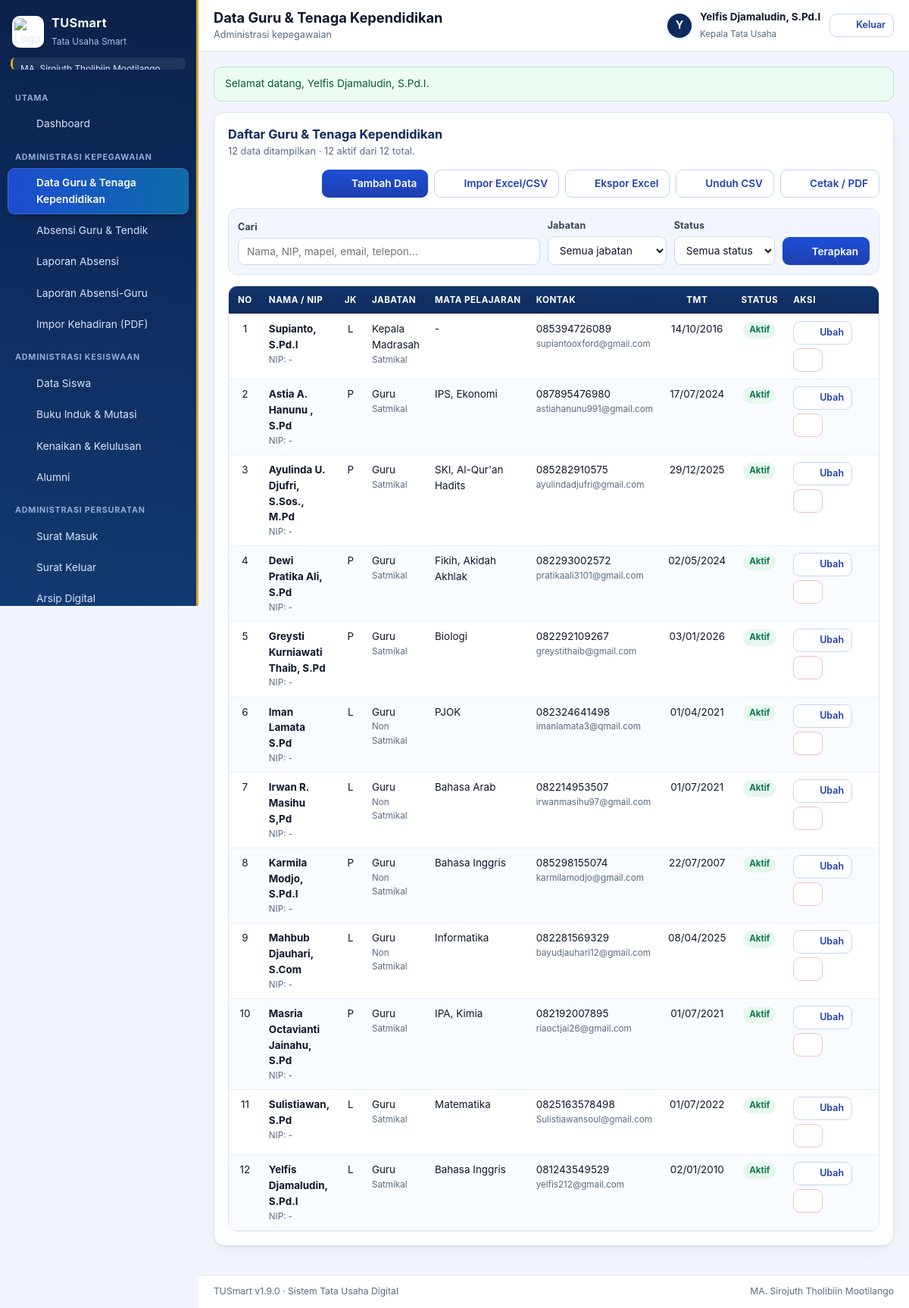
Screenshot of /guru.php (signed in) with the database file from the repository.
### tables this page shows
CREATE TABLE users (
    id INTEGER PRIMARY KEY AUTOINCREMENT,
    username TEXT NOT NULL UNIQUE,
    nama TEXT NOT NULL,
    password TEXT NOT NULL,
    role TEXT NOT NULL DEFAULT 'kepala_tu',
    jabatan TEXT,
    telepon TEXT,
    foto TEXT,
    aktif INTEGER NOT NULL DEFAULT 1,
    dibuat TEXT,
    terakhir TEXT
);

CREATE TABLE guru (
    id INTEGER PRIMARY KEY AUTOINCREMENT,
    nip TEXT,
    nuptk TEXT,
    nama TEXT NOT NULL,
    jenis_kelamin TEXT NOT NULL DEFAULT 'L',
    jabatan TEXT,
    mapel TEXT,
    email TEXT,
    telepon TEXT,
    alamat TEXT,
    tmt TEXT,
    status TEXT NOT NULL DEFAULT 'aktif',
    keterangan TEXT,
    foto TEXT,
    urutan INTEGER NOT NULL DEFAULT 0,
    aktif INTEGER NOT NULL DEFAULT 1,
    dibuat TEXT,
    diubah TEXT
);

### guru.php (the view, shortened to what this page needs)
<?php
require_login();
$cari = f('cari');
$jabatan = f('jabatan');
$status = f('status');
$w = [];
$arg = [];
$sql = 'SELECT * FROM guru' . ($w ? ' WHERE ' . implode(' AND ', $w) : '') . ' ORDER BY urutan, nama';
$daftar = semua($sql, $arg);
$daftarJabatan = [];
foreach (semua("SELECT DISTINCT jabatan FROM guru WHERE jabatan IS NOT NULL AND jabatan <> '' ORDER BY jabatan") as $r) {
    $daftarJabatan[$r['jabatan']] = $r['jabatan'];
}
page_top('Data Guru & Tenaga Kependidikan', 'Administrasi kepegawaian');
?>
<div class="card">
  <div class="card-kepala">
    <div>
      <h2>Daftar Guru &amp; Tenaga Kependidikan</h2>
      <p class="card-ket"><?= count($daftar) ?> data ditampilkan · <?= (int) kolom('SELECT COUNT(*) FROM guru WHERE aktif = 1') ?> aktif dari <?= (int) kolom('SELECT COUNT(*) FROM guru') ?> total.</p>
    </div>
    <div class="card-aksi">
      <a class="btn" href="guru_edit.php"><?= ikon('tambah') ?> Tambah Data</a>
      <a class="btn btn-garis" href="guru_impor.php"><?= ikon('unggah') ?> Impor Excel/CSV</a>
      <button class="btn btn-garis" type="button" data-ekspor="#dataEkspor" data-nama="data-guru-tenaga-kependidikan"><?= ikon('unduh') ?> Ekspor Excel</button>
      <a class="btn btn-garis" href="?<?= e(http_build_query(array_filter(['cari' => $cari, 'jabatan' => $jabatan, 'status' => $status, 'unduh' => 'csv']))) ?>"><?= ikon('unduh') ?> Unduh CSV</a>
      <?= tombol_cetak('cetak_guru.php?' . http_build_query(array_filter(['cari' => $cari, 'jabatan' => $jabatan, 'status' => $status])), 'Cetak / PDF') ?>
    </div>
  </div>
  <form class="saring" method="get">
    <div class="medan cari">
      <label for="cari">Cari</label>
      <input type="search" id="cari" name="cari" value="<?= e($cari) ?>" placeholder="Nama, NIP, mapel, email, telepon…">
    </div>
    <div class="medan">
      <label for="jabatan">Jabatan</label>
      <select id="jabatan" name="jabatan" data-auto><?= opsi($daftarJabatan, $jabatan, 'Semua jabatan') ?></select>
    </div>
    <div class="medan">
      <label for="status">Status</label>
      <select id="status" name="status" data-auto><?= opsi(['aktif' => 'Aktif', 'nonaktif' => 'Nonaktif'], $status, 'Semua status') ?></select>
    </div>
    <button class="btn" type="submit"><?= ikon('saring') ?> Terapkan</button>
  </form>
  <?php if (!$daftar): ?>
    <div class="kosong">Belum ada data yang cocok. <a href="guru_edit.php">Tambah data baru</a> atau <a href="guru_impor.php">impor dari Excel/CSV</a>.</div>
  <?php else: ?>
    <div class="tabel-bungkus">
      <table class="tbl">
        <thead><tr>
          <th class="tengah" style="width:44px">No</th><th>Nama / NIP</th><th class="tengah">JK</th>
          <th>Jabatan</th><th>Mata Pelajaran</th><th>Kontak</th><th class="tengah">TMT</th><th class="tengah">Status</th><th style="width:130px">Aksi</th>
        </tr></thead>
        <tbody>
        <?php foreach ($daftar as $i => $g): ?>
          <tr>
            <td class="tengah"><?= $i + 1 ?></td>
            <td><b><?= e($g['nama']) ?></b>
              <span class="sel-sub">NIP: <?= e($g['nip'] !== '' && $g['nip'] !== null ? $g['nip'] : '-') ?><?= $g['nuptk'] ? ' · NUPTK: ' . e($g['nuptk']) : '' ?></span>
            </td>
            <td class="tengah"><?= e($g['jenis_kelamin']) ?></td>
            <td><?= e($g['jabatan'] ?: '-') ?><?= $g['keterangan'] ? '<span class="sel-sub">' . e($g['keterangan']) . '</span>' : '' ?></td>
            <td><?= e($g['mapel'] ?: '-') ?></td>
            <td><?= e($g['telepon'] ?: '-') ?><span class="sel-sub"><?= e($g['email'] ?: '') ?></span></td>
            <td class="tengah nowrap"><?= e($g['tmt'] ? tanggal_pendek($g['tmt']) : '-') ?></td>
            <td class="tengah"><span class="pil <?= (int) $g['aktif'] === 1 ? 'pil-aktif' : 'pil-nonaktif' ?>"><?= (int) $g['aktif'] === 1 ? 'Aktif' : 'Nonaktif' ?></span></td>
            <td>
              <div class="aksi">
                <a class="btn btn-garis btn-kecil" href="guru_edit.php?id=<?= (int) $g['id'] ?>"><?= ikon('ubah') ?> Ubah</a>
                <form method="post" data-konfirmasi="Hapus data <?= e($g['nama']) ?>? Tindakan ini tidak dapat dibatalkan.">
                  <button class="btn btn-bahaya btn-garis btn-kecil" type="submit"><?= ikon('hapus') ?></button>
                </form>
              </div>
            </td>
          </tr>
        <?php endforeach; ?>
        </tbody>
      </table>
    </div>
  <?php endif; ?>
</div>
<?php page_bottom(); ?>

### inc/layout.php (shortened to what this page needs)
<?php
function ikon(string $nama, string $kelas = ''): string
{
    $isi = $p[$nama] ?? $p['cek'];
    return '<svg class="ico' . ($kelas !== '' ? ' ' . $kelas : '') . '" viewBox="0 0 24 24" fill="none" stroke="currentColor" stroke-width="1.7" stroke-linecap="round" stroke-linejoin="round" aria-hidden="true">' . $isi . '</svg>';
}
function menu_sidebar(): array
{
    return [
        ['Utama', [
            ['index.php', 'Dashboard', 'dashboard', false],
        ]],
        ['Administrasi Kepegawaian', [
            ['guru.php', 'Data Guru & Tenaga Kependidikan', 'guru', false],
            ['absensi_guru.php', 'Absensi Guru & Tendik', 'absen', false],
            ['laporan_absensi.php', 'Laporan Absensi', 'cetak', false],
            ['laporan_absensi_guru.php', 'Laporan Absensi-Guru', 'absen', false],
            ['absensi_impor.php', 'Impor Kehadiran (PDF)', 'unggah', false],
        ]],
        ['Administrasi Kesiswaan', [
            ['siswa.php', 'Data Siswa', 'siswa', false],
            ['buku_induk.php', 'Buku Induk & Mutasi', 'buku', false],
            ['kenaikan.php', 'Kenaikan & Kelulusan', 'buku', false],
            ['alumni.php', 'Alumni', 'pengguna', false],
        ]],
        ['Administrasi Persuratan', [
            ['surat_masuk.php', 'Surat Masuk', 'surat_masuk', false],
            ['surat_keluar.php', 'Surat Keluar', 'surat_keluar', false],
            ['arsip.php', 'Arsip Digital', 'arsip', false],
        ]],
        ['Administrasi Sarana Prasarana', [
            ['sarpras.php', 'Inventaris Sarpras', 'sarpras', false],
            ['perpustakaan.php', 'Inventaris Perpustakaan', 'buku', false],
        ]],
        ['Administrasi Rapat', [
            ['notulen.php', 'Notulen Rapat', 'notulen', false],
        ]],
        ['Pengaturan', [
            ['pengaturan_akun.php', 'Pengaturan Akun', 'akun', false],
            ['pengguna.php', 'Manajemen Pengguna', 'pengguna', true],
            ['pengaturan_lembaga.php', 'Pengaturan Data Lembaga', 'lembaga', false],
        ]],
    ];
}
function halaman_aktif(): string
{
    return basename((string) ($_SERVER['SCRIPT_NAME'] ?? 'index.php'));
}
function page_top(string $judul, string $subjudul = ''): void
{
    $u = current_user();
    $aktif = halaman_aktif();
    $lembaga = lembaga_nama();
    $logo = setting('logo');
    ?><!DOCTYPE html>
<html lang="id">
<head>
<link rel="stylesheet" href="assets/style.css?v=<?= e(APP_VERSION) ?>">
</head>
<body>
<div class="kerangka">
  <aside class="sidebar" id="sidebar">
    <div class="merek">
      <?php if ($logo !== ''): ?>
        <img class="merek-logo" src="<?= e($logo) ?>" alt="Logo <?= e($lembaga) ?>">
      <?php else: ?>
        <span class="merek-logo merek-huruf">TU</span>
      <?php endif; ?>
      <div class="merek-teks">
        <strong><?= e(APP_NAME) ?></strong>
        <small>Tata Usaha Smart</small>
      </div>
    </div>
    <div class="merek-lembaga" title="<?= e($lembaga) ?>"><?= e($lembaga) ?></div>
    <nav class="nav" aria-label="Menu aplikasi">
      <?php foreach (menu_sidebar() as [$seksi, $item]): ?>
        <?php
        $tampil = [];
        foreach ($item as $it) {
            if (!empty($it[3]) && !is_super()) { continue; }
            $tampil[] = $it;
        }
        ?>
        <div class="nav-seksi"><?= e($seksi) ?></div>
        <?php foreach ($tampil as [$berkas, $label, $ic, ]): ?>
          <a class="nav-item<?= $aktif === $berkas ? ' on' : '' ?>" href="<?= e($berkas) ?>">
            <?= ikon($ic) ?><span><?= e($label) ?></span>
          </a>
        <?php endforeach; ?>
      <?php endforeach; ?>
    </nav>
  </aside>
  <div class="utama">
    <header class="topbar">
      <div class="topbar-judul">
        <h1><?= e($judul) ?></h1>
        <?php if ($subjudul !== ''): ?><p><?= e($subjudul) ?></p><?php endif; ?>
      </div>
      <div class="topbar-kanan">
        <div class="pengguna">
          <?php $foto = (string) ($u['foto'] ?? ''); ?>
          <?php if ($foto !== ''): ?>
            <img class="avatar" src="<?= e($foto) ?>" alt="Foto <?= e($u['nama'] ?? '') ?>">
          <?php else: ?>
            <span class="avatar avatar-huruf"><?= e(strtoupper(substr((string) ($u['nama'] ?? 'U'), 0, 1))) ?></span>
          <?php endif; ?>
          <div class="pengguna-teks">
            <strong><?= e($u['nama'] ?? '') ?></strong>
            <small><?= e(role_label()) ?></small>
          </div>
        </div>
        <a class="btn btn-garis btn-kecil" href="logout.php" data-konfirmasi="Keluar dari aplikasi sekarang?"><?= ikon('keluar') ?> Keluar</a>
      </div>
    </header>
    <main class="konten" id="konten">
      <?= flash_render() ?>
<?php
}
function page_bottom(): void
{
    ?>
    </main>
    <footer class="kaki">
      <span><?= e(APP_NAME) ?> v<?= e(APP_VERSION) ?> · Sistem Tata Usaha Digital</span>
      <span><?= e(lembaga_nama()) ?></span>
    </footer>
  </div>
</div>
</body>
</html>
<?php
}
function opsi(array $daftar, ?string $pilih, string $kosong = ''): string
{
    $out = $kosong !== '' ? '<option value="">' . e($kosong) . '</option>' : '';
    foreach ($daftar as $nilai => $label) {
        $out .= '<option value="' . e((string) $nilai) . '"' . ($pilih !== null && (string) $pilih === (string) $nilai ? ' selected' : '') . '>' . e($label) . '</option>';
    }
    return $out;
}

### inc/helpers.php (shortened to what this page needs)
<?php
function e($teks): string
{
    return htmlspecialchars((string) $teks, ENT_QUOTES | ENT_SUBSTITUTE, 'UTF-8');
}
function q(string $sql, array $arg = []): PDOStatement
{
    global $pdo;
    $st = $pdo->prepare($sql);
    $st->execute($arg);
    return $st;
}
function satu(string $sql, array $arg = [])
{
    $r = q($sql, $arg)->fetch(PDO::FETCH_ASSOC);
    return $r === false ? null : $r;
}
function kolom(string $sql, array $arg = [])
{
    $v = q($sql, $arg)->fetchColumn();
    return $v === false ? null : $v;
}
function semua(string $sql, array $arg = []): array
{
    return q($sql, $arg)->fetchAll(PDO::FETCH_ASSOC);
}
function f(string $kunci, string $bawaan = ''): string
{
    $v = $_GET[$kunci] ?? $_POST[$kunci] ?? $bawaan;
    return is_string($v) ? trim($v) : $bawaan;
}
function flash_ambil(): array
{
    $f = $_SESSION['flash'] ?? [];
    return $f;
}
function flash_render(): string
{
    $out = '';
    foreach (flash_ambil() as $f) {
        $kelas = ($f['jenis'] ?? 'ok') === 'err' ? 'alert alert-err' : (($f['jenis'] ?? '') === 'warning' ? 'alert alert-warn' : 'alert alert-ok');
        $out .= '<div class="' . $kelas . '">' . e($f['pesan']) . '</div>';
    }
    return $out;
}
function current_user(): ?array
{
    static $cache = false;
    if ($cache !== false) {
        return $cache;
    }
    $uid = (int) ($_SESSION['uid'] ?? 0);
    $u = satu('SELECT * FROM users WHERE id = ?', [$uid]);
    return $cache = $u;
}
function is_login(): bool
{
    return current_user() !== null;
}
function is_super(): bool
{
    $u = current_user();
    return $u !== null && $u['role'] === 'super';
}
function role_label(?string $role = null): string
{
    $u = current_user();
    $role = $role ?? ($u['role'] ?? '');
    return match ($role) {
        'super'     => 'Super Admin',
        'kepala_tu' => 'Kepala Tata Usaha',
        default     => 'Pengguna',
    };
}
function require_login(): void
{
    if (!is_login()) {
        redirect('login.php');
    }
}
function setting(string $kunci, string $bawaan = ''): string
{
    static $cache = null;
    if ($cache === null) {
        $cache = [];
        foreach (semua('SELECT kunci, nilai FROM pengaturan') as $r) {
            $cache[$r['kunci']] = (string) $r['nilai'];
        }
    }
    if (array_key_exists($kunci, $cache) && $cache[$kunci] !== '') {
        return $cache[$kunci];
    }
    return $bawaan;
}
function lembaga_nama(): string
{
    return setting('nama');
}
function tanggal_pendek(?string $ymd): string
{
    $ymd = trim((string) $ymd);
    return $ymd === '' ? '-' : date('d/m/Y', strtotime($ymd));
}

### inc/cetak.php (shortened to what this page needs)
<?php
function tombol_cetak(string $url, string $label = 'Cetak'): string
{
    return '<a class="btn btn-garis" href="' . e($url) . '" target="_blank" rel="noopener">' . ikon('cetak') . ' ' . e($label) . '</a>';
}

### rows the page displays
users: nama "Y", nama "Yelfis Djamaludin, S.Pd.I"
guru: nama "Supianto, S.Pd.I", nip "-", jenis_kelamin "L", jabatan "Kepala Madrasah", keterangan "Satmikal", mapel "-", telepon "085394726089", email "supiantooxford@gmail.com", tmt "14/10/2016", aktif "Aktif"
guru: nama "Astia A. Hanunu , S.Pd", nip "-", jenis_kelamin "P", jabatan "Guru", keterangan "Satmikal", mapel "IPS, Ekonomi", telepon "087895476980", email "astiahanunu991@gmail.com", tmt "17/07/2024", aktif "Aktif"
guru: nama "Ayulinda U. Djufri, S.Sos., M.Pd", nip "-", jenis_kelamin "P", jabatan "Guru", keterangan "Satmikal", mapel "SKI, Al-Qur'an Hadits", telepon "085282910575", email "ayulindadjufri@gmail.com", tmt "29/12/2025", aktif "Aktif"
guru: nama "Dewi Pratika Ali, S.Pd", nip "-", jenis_kelamin "P", jabatan "Guru", keterangan "Satmikal", mapel "Fikih, Akidah Akhlak", telepon "082293002572", email "pratikaali3101@gmail.com", tmt "02/05/2024", aktif "Aktif"
guru: nama "Greysti Kurniawati Thaib, S.Pd", nip "-", jenis_kelamin "P", jabatan "Guru", keterangan "Satmikal", mapel "Biologi", telepon "082292109267", email "greystithaib@gmail.com", tmt "03/01/2026", aktif "Aktif"
guru: nama "Iman Lamata S.Pd", nip "-", jenis_kelamin "L", jabatan "Guru", keterangan "Non Satmikal", mapel "PJOK", telepon "082324641498", email "imanlamata3@qmail.com", tmt "01/04/2021", aktif "Aktif"
guru: nama "Irwan R. Masihu S,Pd", nip "-", jenis_kelamin "L", jabatan "Guru", keterangan "Non Satmikal", mapel "Bahasa Arab", telepon "082214953507", email "irwanmasihu97@gmail.com", tmt "01/07/2021", aktif "Aktif"
guru: nama "Karmila Modjo, S.Pd.I", nip "-", jenis_kelamin "P", jabatan "Guru", keterangan "Non Satmikal", mapel "Bahasa Inggris", telepon "085298155074", email "karmilamodjo@gmail.com", tmt "22/07/2007", aktif "Aktif"
guru: nama "Mahbub Djauhari, S.Com", nip "-", jenis_kelamin "L", jabatan "Guru", keterangan "Non Satmikal", mapel "Informatika", telepon "082281569329", email "bayudjauhari12@gmail.com", tmt "08/04/2025", aktif "Aktif"
guru: nama "Masria Octavianti Jainahu, S.Pd", nip "-", jenis_kelamin "P", jabatan "Guru", keterangan "Satmikal", mapel "IPA, Kimia", telepon "082192007895", email "riaoctjai26@gmail.com", tmt "01/07/2021", aktif "Aktif"
guru: nama "Sulistiawan, S.Pd", nip "-", jenis_kelamin "L", jabatan "Guru", keterangan "Satmikal", mapel "Matematika", telepon "0825163578498", email "Sulistiawansoul@gmail.com", tmt "01/07/2022", aktif "Aktif"
guru: nama "Yelfis Djamaludin, S.Pd.I", nip "-", jenis_kelamin "L", jabatan "Guru", keterangan "Satmikal", mapel "Bahasa Inggris", telepon "081243549529", email "yelfis212@gmail.com", tmt "02/01/2010", aktif "Aktif"

### other values shown
APP_NAME "TUSmart"
$seksi "UTAMA"
$label "Dashboard"
$seksi "ADMINISTRASI KEPEGAWAIAN"
$label "Data Guru & Tenaga Kependidikan"
$label "Absensi Guru & Tendik"
$label "Laporan Absensi"
$label "Laporan Absensi-Guru"
$label "Impor Kehadiran (PDF)"
$seksi "ADMINISTRASI KESISWAAN"
$label "Data Siswa"
$label "Buku Induk & Mutasi"
$label "Kenaikan & Kelulusan"
$label "Alumni"
$seksi "ADMINISTRASI PERSURATAN"
